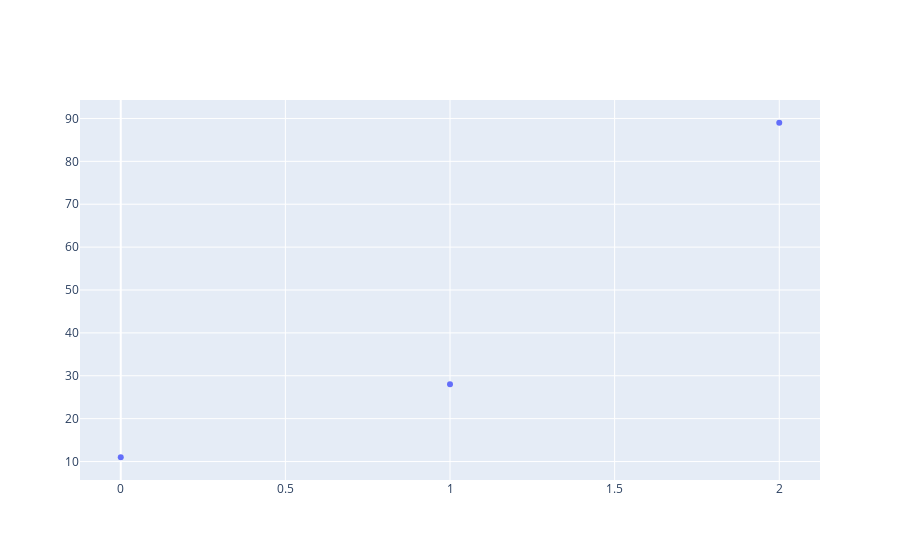

Notebook cell for this chart:
### Markdown cell above
> Once again, press `shift + return` on the cell below, and change the values to see how they affect the output.

### Code cell
numbers = [11, 28, 89]
names = ['chicago', 'new york', 'philadelpia']
plot_with_labels(numbers, names)

### Figure 1 — Plotly figure (JSON) as saved in the notebook; plotly's stock layout.template omitted (floating-point values rounded to 4 significant figures)
{"data": [{"hovertext": ["chicago", "new york", "philadelpia"], "mode": "markers", "type": "scatter", "y": [11, 28, 89]}], "layout": {"autosize": true, "xaxis": {"autorange": true, "range": [-0.1243, 2.124]}, "yaxis": {"autorange": true, "range": [5.287, 94.71], "type": "linear"}}}
